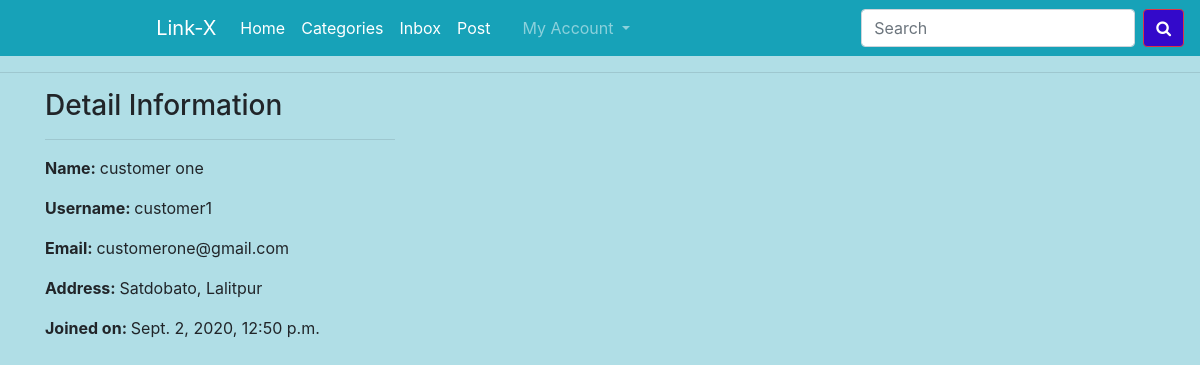
Page /profile/ (signed in) on the committed database.
### ecomapp/models.py (models this page shows, shortened)
class Customer(models.Model):
    user = models.OneToOneField(User, on_delete=models.CASCADE)
    full_name = models.CharField(max_length=200)
    address = models.CharField(max_length=200, null=True, blank=True)
    joined_on = models.DateTimeField(auto_now_add=True)

### ecomapp/views.py (the view)
# urls.py: path("profile/", CustomerProfileView.as_view(), name="customerprofile"),
class CustomerProfileView(TemplateView):
    template_name = "customerprofile.html"
    def dispatch(self, request, *args, **kwargs):
        if request.user.is_authenticated and Customer.objects.filter(user=request.user).exists():
            pass
        else:
            return redirect("/login/?next=/profile/")
        return super().dispatch(request, *args, **kwargs)
    def get_context_data(self, **kwargs):
        context = super().get_context_data(**kwargs)
        customer = self.request.user.customer
        context['customer'] = customer
        return context

### templates/customerprofile.html (shortened to what this page needs)
{% extends 'base.html' %}
{% block content %}
<div class="container">
    <div class="row">
        <div class="col-md-4">
            <h3>Detail Information</h3><hr>
            <p><span class="font-weight-bold">Name: </span> {{customer.full_name}}</p>
            <p><span class="font-weight-bold">Username: </span> {{customer.user.username}}</p>
            <p><span class="font-weight-bold">Email: </span> {{customer.user.email}}</p>
            <p><span class="font-weight-bold">Address: </span> {{customer.address}}</p>
            <p><span class="font-weight-bold">Joined on: </span> {{customer.joined_on}}</p>
        </div>
    </div>
</div>
{% endblock %}

### templates/base.html (style rules this page uses)
body { background-color: rgb(176, 222, 230); }

### rows in the picture
Customer: full_name "customer one", user.username "customer1", user.email "customerone@gmail.com", address "Satdobato, Lalitpur", joined_on "Sept. 2, 2020, 12:50 p.m."
